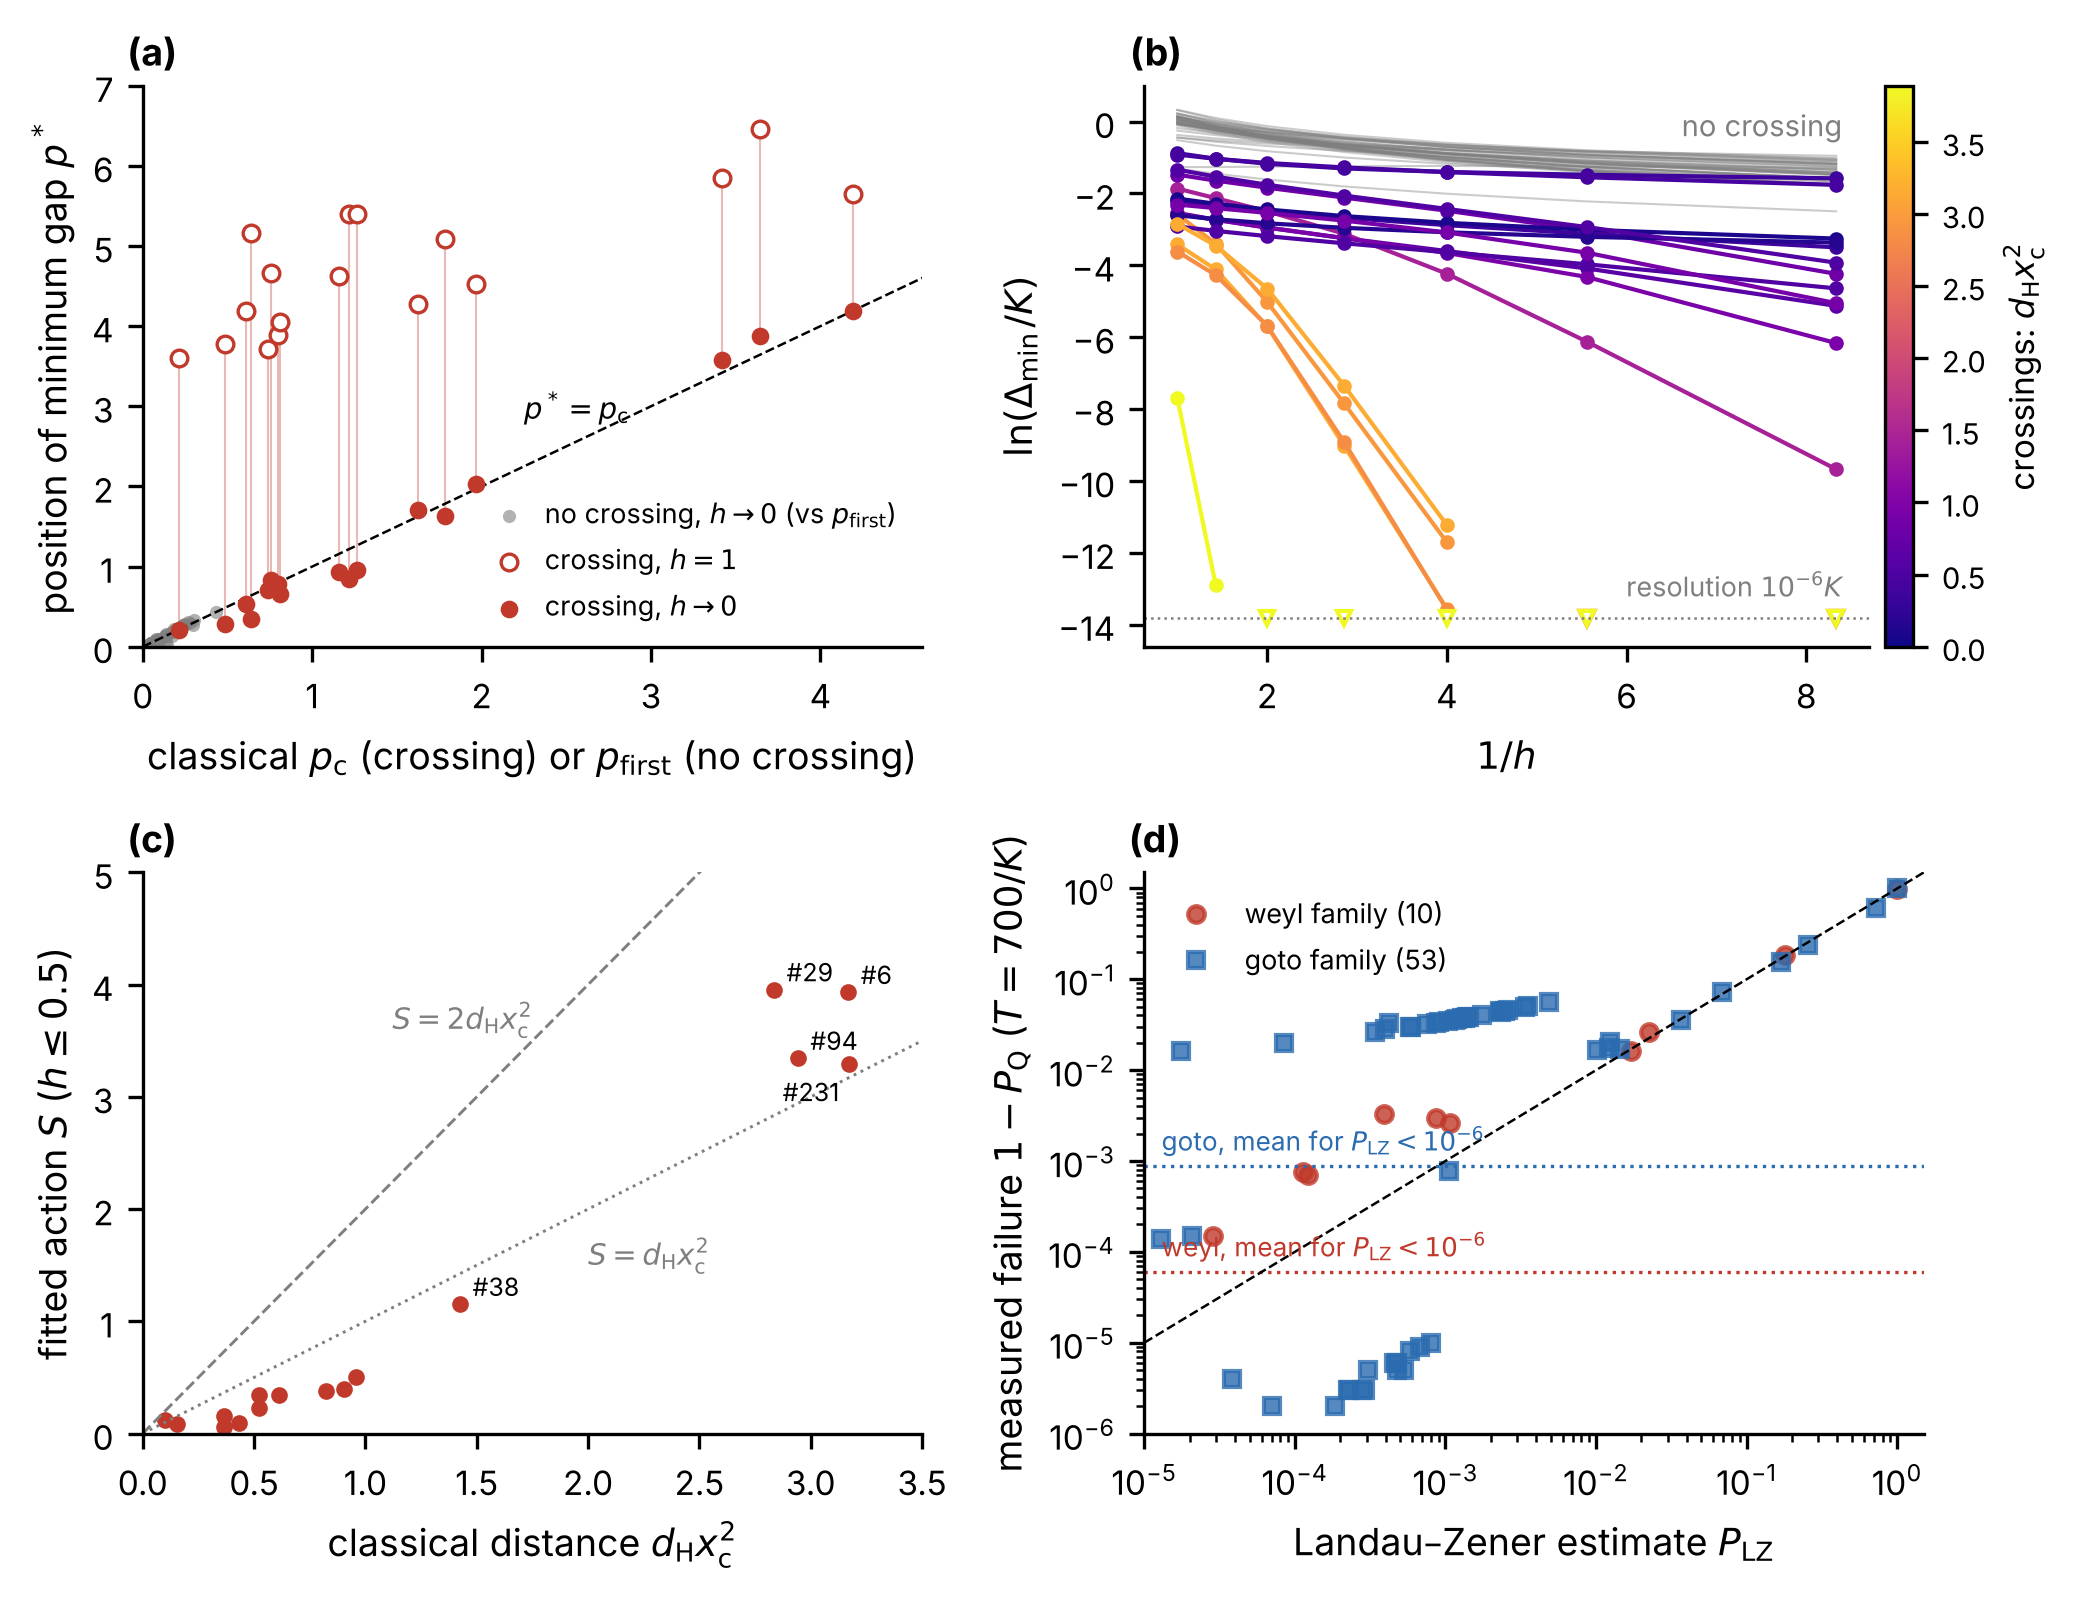

This figure's Python source:
"""MSBQA paper 1, Fig. 5 (v16 layout): quantum gap vs classical crossing, weyl family, n = 4, drawn for readability.
 (a) extrapolated gap position p*(h -> 0) (quadratic in h, all seven h) against the classical reference p_c
     (crossings) or p_first (no crossing); for crossings also p*(h = 1), joined to the extrapolation
 (b) ln Delta_min vs 1/h; crossings coloured by d_H x_c^2, no-crossing instances grey; triangles: below 1e-6
 (c) S from ln Delta = a - S/h (h <= 0.5, Delta > 1e-6, >= 3 points) vs d_H x_c^2 (16 crossings)
 (d) measured quantum failure 1 - P_Q vs P_LZ at T = 700, both families, only instances with P_LZ >= 1e-5;
     horizontal lines: mean failure of the instances with P_LZ < 1e-6 (the residual floor)
Same inputs, fits and numbers as fig5_gap_law.py. Run from msbqa_phase1/:
    python paper1_figs/fig5_gap_law_v16.py
Writes paper1_figs/fig5_gap_law_v16.pdf / .png and fig5_gap_law_v16_numbers.txt.
"""
import numpy as np
import pandas as pd
from scipy.stats import spearmanr

import p1common as pc

say = pc.Numbers("fig5_gap_law_v16")
FLOOR = 1e-6
HS = [1.0, 0.7, 0.5, 0.35, 0.25, 0.18, 0.12]
HK = {1.0: "1", 0.7: "0.7", 0.5: "0.5", 0.35: "0.35", 0.25: "0.25", 0.18: "0.18", 0.12: "0.12"}
g = pd.read_csv(pc.P("run_v4", "phase1c", "gap_vs_h.csv")).set_index("inst")
g["cross"] = g["cross"].fillna(0).clip(lower=0).astype(int)
D = pd.DataFrame({h: g[f"Dmin_h{HK[h]}"] for h in HS})
PS = pd.DataFrame({h: g[f"pstar_h{HK[h]}"] for h in HS})
cr = g.cross == 1
ref = pd.Series(np.where(cr, g.p_c, g.p_first), index=g.index)
off0 = g.p0_quad - ref
for m, nm in ((cr, "crossing (vs p_c)"), (~cr, "no crossing (vs p_first)")):
    say(f"(a) {nm:26s}: p*(h->0) - ref median {off0[m].median():+.3f}, |.|<0.2 in {(off0[m].abs() < 0.2).mean():.0%}, "
        f"Spearman {spearmanr(g.p0_quad[m], ref[m]).correlation:+.3f};  p*(h=1) - ref median {(PS[1.0] - ref)[m].median():+.2f}")

rows = []
for i in g.index:
    hs = np.array([h for h in HS if h <= 0.5 and np.isfinite(D.loc[i, h]) and D.loc[i, h] > FLOOR])
    if len(hs) < 3:
        rows.append(dict(inst=i, npts=len(hs), S=np.nan, exp_better=np.nan))
        continue
    y = np.log(D.loc[i, hs].values.astype(float))
    A1 = np.c_[np.ones_like(hs), -1.0 / hs]
    A2 = np.c_[np.ones_like(hs), np.log(hs)]
    c1 = np.linalg.lstsq(A1, y, rcond=None)[0]
    c2 = np.linalg.lstsq(A2, y, rcond=None)[0]
    rows.append(dict(inst=i, npts=len(hs), S=c1[1],
                     exp_better=float(np.sum((A1 @ c1 - y) ** 2) < np.sum((A2 @ c2 - y) ** 2))))
fit = pd.DataFrame(rows).set_index("inst")
g = g.drop(columns=["S", "k_pow", "rss_inv", "rss_pow"], errors="ignore").join(fit)
g["dx"] = g.ham_c * g.xsq_c
ok = g.npts >= 3
for m, nm in ((cr, "crossing"), (~cr, "no crossing")):
    s = g[m & ok]
    say(f"(b) {nm:12s}: fitted {len(s)}; exp(-S/h) better on {int(s.exp_better.sum())} of {len(s)}")
s = g[cr & ok]
say(f"(c) Spearman(S, d_H x_c^2) {spearmanr(s.S, s.dx).correlation:+.3f} (N {len(s)}); S/(d_H x_c^2) median "
    f"{(s.S / s.dx).median():.2f}, range {(s.S / s.dx).min():.2f}-{(s.S / s.dx).max():.2f}")

b1 = pc.load_1b()
T = 700.0
LZ = []
for fam, qc, xc in (("weyl", "Q_weyl", "xLZ_Wg"), ("goto", "Q_goto", "xLZ_Gg")):
    PLZ = np.exp(-b1[xc] * T)
    fail = 1.0 - b1[qc]
    floor = fail[PLZ < 1e-6].mean()
    shown = PLZ >= 1e-5
    LZ.append((fam, PLZ, fail, floor, shown))
    say(f"(d) {fam}: shown (P_LZ >= 1e-5) {int(shown.sum())}; mean failure where P_LZ < 1e-6 {floor:.1e} "
        f"(N {int((PLZ < 1e-6).sum())});  P_LZ > 0.01: " +
        ", ".join(f"#{i} {PLZ[i]:.3f}/{fail[i]:.3f}" for i in b1.index[PLZ > 0.01]))

# ------------------------------------------------------------- figure
plt = pc.setup_mpl()
from matplotlib import cm
from matplotlib.colors import Normalize
fig, ax = plt.subplots(2, 2, figsize=(7.0, 5.4))
ax = ax.ravel()
norm = Normalize(0, 3.5)
cmap = cm.plasma

a = ax[0]
for i in g.index[cr]:
    a.plot([ref[i], ref[i]], [PS.loc[i, 1.0], g.p0_quad[i]], c=pc.RED, lw=0.5, alpha=0.35, zorder=1)
a.scatter(ref[~cr], g.p0_quad[~cr], s=10, c=pc.GREY, alpha=0.6, lw=0, zorder=2, label=r"no crossing, $h\to0$ (vs $p_{\rm first}$)")
a.scatter(ref[cr], PS.loc[cr, 1.0], s=16, facecolors="white", edgecolors=pc.RED, lw=0.8, zorder=3,
          label=r"crossing, $h=1$")
a.scatter(ref[cr], g.p0_quad[cr], s=18, c=pc.RED, lw=0, zorder=4, label=r"crossing, $h\to0$")
lim = [0, 7]
a.plot(lim, lim, "k--", lw=0.6)
a.set_xlim(0, 4.6); a.set_ylim(0, 7)
a.set_xlabel(r"classical $p_{\rm c}$ (crossing) or $p_{\rm first}$ (no crossing)")
a.set_ylabel(r"position of minimum gap $p^*$")
a.legend(loc="lower right", frameon=False, fontsize=6.5, handletextpad=0.3)
a.text(2.25, 2.75, "$p^*=p_{\\rm c}$", fontsize=7, ha="left", va="bottom")

b = ax[1]
x = 1.0 / np.array(HS)
for i in g.index[~cr]:
    y = D.loc[i].values.astype(float)
    good = y > FLOOR
    b.plot(x[good], np.log(y[good]), "-", lw=0.5, c=pc.GREY, alpha=0.4, zorder=1)
for i in g.index[cr]:
    y = D.loc[i].values.astype(float)
    good = y > FLOOR
    col = cmap(norm(g.dx[i]) * 0.9)
    b.plot(x[good], np.log(y[good]), "-o", ms=2.5, lw=1.0, c=col, zorder=2)
    bad = ~good & np.isfinite(y)
    b.plot(x[bad], np.full(bad.sum(), np.log(FLOOR)), "v", ms=3.5, mfc="white", c=col, ls="none", zorder=2)
b.axhline(np.log(FLOOR), c=pc.GREY, ls=":", lw=0.6)
b.text(8.4, np.log(FLOOR) + 0.4, r"resolution $10^{-6}K$", fontsize=6.5, ha="right", va="bottom", color=pc.GREY)
b.text(8.4, -0.6, "no crossing", fontsize=7, ha="right", va="bottom", color=pc.GREY)
b.set_xlabel(r"$1/h$"); b.set_ylabel(r"$\ln(\Delta_{\min}/K)$")
b.set_ylim(np.log(FLOOR) - 0.8, 1.0)
sm = cm.ScalarMappable(norm=Normalize(0, 3.5 / 0.9), cmap=cmap)
cb = fig.colorbar(sm, ax=b, pad=0.02, fraction=0.05)
cb.set_label(r"crossings: $d_{\rm H}x_{\rm c}^2$", fontsize=8); cb.ax.tick_params(labelsize=7)

c = ax[2]
c.scatter(s.dx, s.S, s=16, c=pc.RED, lw=0)
for i in s.index[s.dx > 1.0]:
    c.annotate(f"#{i}", (s.dx[i], s.S[i]), fontsize=6, xytext=(-16, -9) if i == 231 else (3, 2), textcoords="offset points")
xx = np.linspace(0, 3.5, 10)
c.plot(xx, 2 * xx, c=pc.GREY, ls="--", lw=0.7)
c.plot(xx, xx, c=pc.GREY, ls=":", lw=0.7)
c.text(1.75, 3.6, r"$S=2d_{\rm H}x_{\rm c}^2$", fontsize=7, color=pc.GREY, ha="right")
c.text(2.0, 1.75, r"$S=d_{\rm H}x_{\rm c}^2$", fontsize=7, color=pc.GREY, ha="left", va="top")
c.set_xlim(0, 3.5); c.set_ylim(0, 5)
c.set_xlabel(r"classical distance $d_{\rm H}x_{\rm c}^2$"); c.set_ylabel(r"fitted action $S$ ($h\leq0.5$)")

d = ax[3]
for (fam, PLZ, fail, floor, shown), col, mk in zip(LZ, (pc.RED, pc.BLUE), ("o", "s")):
    d.loglog(PLZ[shown], np.clip(fail[shown], 1e-6, 1), mk, ms=4, c=col, alpha=0.8, lw=0,
             label=f"{fam} family ({int(shown.sum())})")
    d.axhline(floor, c=col, ls=":", lw=0.8)
d.plot([1e-5, 1.5], [1e-5, 1.5], "k--", lw=0.6)
d.text(1.3e-5, LZ[0][3] * 1.25, r"weyl, mean for $P_{\rm LZ}<10^{-6}$", fontsize=6.3, color=pc.RED, va="bottom")
d.text(1.3e-5, LZ[1][3] * 1.25, r"goto, mean for $P_{\rm LZ}<10^{-6}$", fontsize=6.3, color=pc.BLUE, va="bottom")
d.set_xlim(1e-5, 1.5); d.set_ylim(1e-6, 1.5)
d.set_xlabel("Landau–Zener estimate " + r"$P_{\rm LZ}$")
d.set_ylabel(r"measured failure $1-P_{\rm Q}$ ($T=700/K$)")
d.legend(loc="upper left", frameon=False, fontsize=6.5)
pc.panel_labels(ax)
fig.tight_layout(w_pad=1.0, h_pad=1.0)
pc.save(fig, "fig5_gap_law_v16")
say.write()
